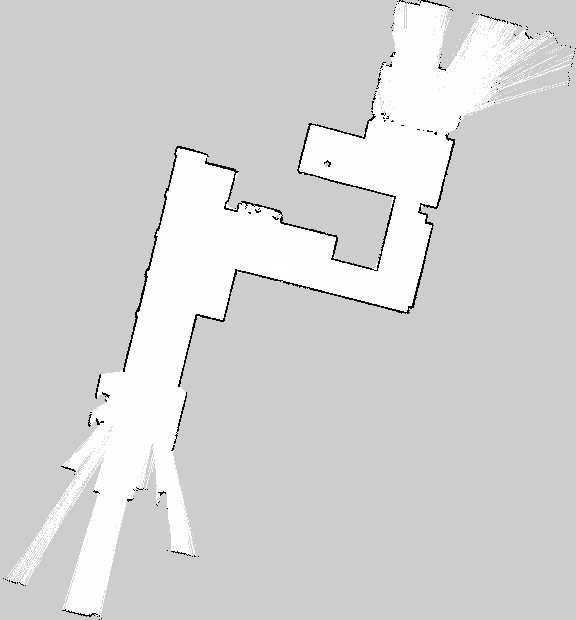
#> input picture map.png, 576 x 620 px, found by its file name
$ python global_planning.py
#> lines starting #> are read from the running program, lines starting #| are printed output that depends on the picture; after the words box and inside, x2 and y2 are one past the last pixel; in counts of white or black regions, pixels touching at a corner belong together
### src/path_planning/map_utils.py
import cv2
import numpy as np

def lidar_to_grid(png_path, threshold=127, invert=True, morph_kernel_size=5):
    """
    Load a LiDAR PNG map and convert it into a cleaned occupancy grid.

    Args:
        png_path (str): Path to the LiDAR PNG image.
        threshold (int): Threshold to distinguish obstacles from free space.
        invert (bool): Whether to invert binary map (black = obstacle).
        morph_kernel_size (int): Size of morphological kernel to close small gaps.

    Returns:
        np.ndarray: 2D occupancy grid (1=obstacle, 0=free).
    """
#> called with png_path = 'map.png', threshold = 127, invert = True, morph_kernel_size = 5
    # Load image as grayscale
    img = cv2.imread(png_path, cv2.IMREAD_GRAYSCALE)
#> img is the input picture: shape (620, 576); min 0, max 255, mean 211.9
    if img is None:
        raise FileNotFoundError(f"Image not found at {png_path}")

    # Threshold the image to binary
    _, binary = cv2.threshold(img, threshold, 1, cv2.THRESH_BINARY)
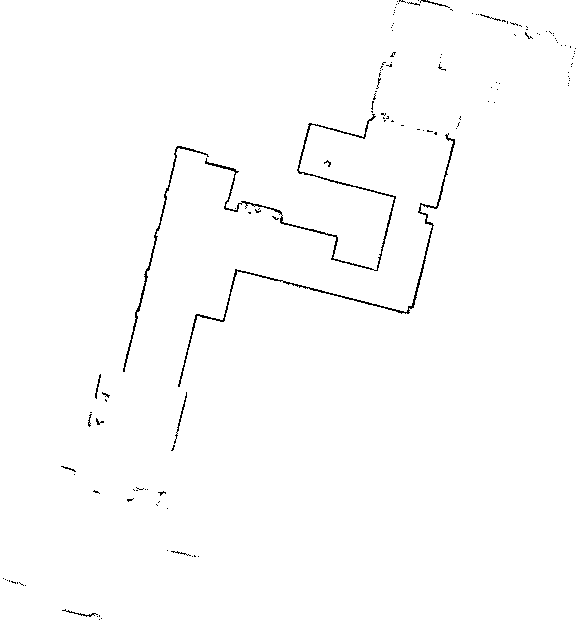
#> binary: shape (620, 576); values 0 (black) and 1 (white), 99% white; black in thin lines or dots

    # Invert if needed (black = obstacle)
    if invert:
        occupancy_grid = 1 - binary
#> occupancy_grid: shape (620, 576); values 0 (black) and 1 (white), 0.97% white in thin lines or dots
    else:
        occupancy_grid = binary

    # Apply morphological closing to fill gaps
    kernel = cv2.getStructuringElement(cv2.MORPH_RECT, (morph_kernel_size, morph_kernel_size))
    closed = cv2.morphologyEx(occupancy_grid.astype(np.uint8), cv2.MORPH_CLOSE, kernel)
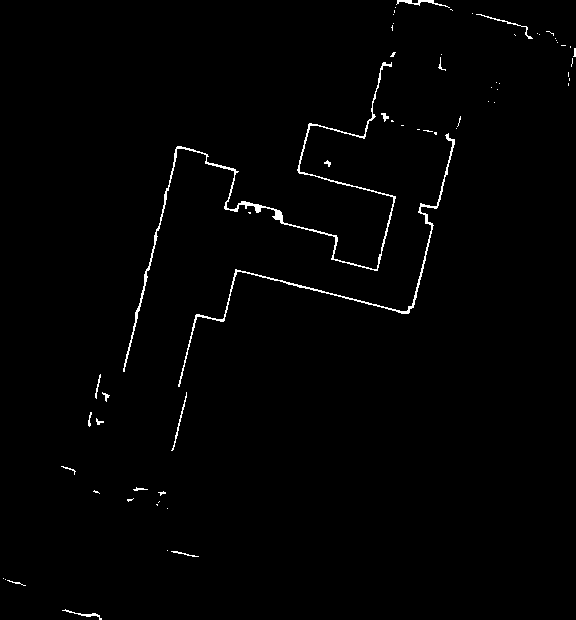
#> closed: shape (620, 576); values 0 (black) and 1 (white), 1.1% white in thin lines or dots

    return closed

def compute_soft_costmap(occupancy_grid, robot_radius_pixels, max_extra_cost=100):
    robot_radius_meters = 0.3
    map_resolution = 0.05  # meters per pixel
    robot_radius_pixels = 50 # → 6
    free_mask = (occupancy_grid == 0).astype(np.uint8)
    dist = cv2.distanceTransform(free_mask, cv2.DIST_L2, maskSize=5)

    costmap = np.zeros_like(dist, dtype=np.float32)

    # Soft cost: exponential decay
    costmap = max_extra_cost * np.exp(-dist / (robot_radius_pixels / 10))
    #print("Calculating costmap")
    return costmap

### src/path_planning/global_planning.py
import cv2
import numpy as np
import matplotlib.pyplot as plt
import heapq
from shapely.geometry import LineString
from scipy.interpolate import CubicSpline
from path_planning.map_utils import lidar_to_grid, compute_soft_costmap

class GlobalPlanner:
    def __init__(self):
        """
        Initialize the global planner.
        This class implements Dijkstra's algorithm for path planning on a 2D occupancy grid.
        """
        self.smooth_pts = 200  # Number of points for smoothing
        self.simplify_tol = 1.0  # Tolerance for path simplification

    def dijkstra(self, grid, start, goal):
        """
        Run Dijkstra's algorithm on a 2D occupancy grid.

        Args:
            grid: 2D numpy array where 1 = obstacle, 0 = free
            start: (x, y) tuple in grid coordinates
            goal: (x, y) tuple in grid coordinates

        Returns:
            path: list of (x, y) grid points from start to goal, or None if no path
        """
#> called with start = (200, 300), goal = (420, 200)
        height, width = grid.shape
#> height = 620; width = 576
        visited = np.zeros_like(grid, dtype=bool)
        dist = np.full_like(grid, np.inf, dtype=float)
        parent = np.full((height, width, 2), -1, dtype=int)
        costmap = compute_soft_costmap(grid, robot_radius_pixels=4)
#> in compute_soft_costmap, `free_mask = (occupancy_grid == 0).astype(np.uint8)`: free_mask: shape (620, 576); values 0 (black) and 1 (white), 98.9% white; black in thin lines or dots
#> in compute_soft_costmap, `dist = cv2.distanceTransform(free_mask, cv2.DIST_L2, maskSize=5)`:
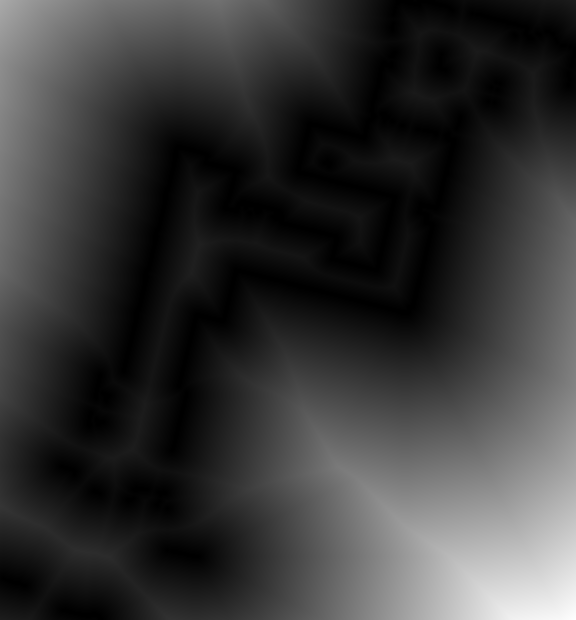
#> dist: shape (620, 576) float32; min 0, max 344.6, mean 75.2; drawn with min black and max white
#> in compute_soft_costmap, `costmap = max_extra_cost * np.exp(-dist / (robot_radius_pixels / 10))`:
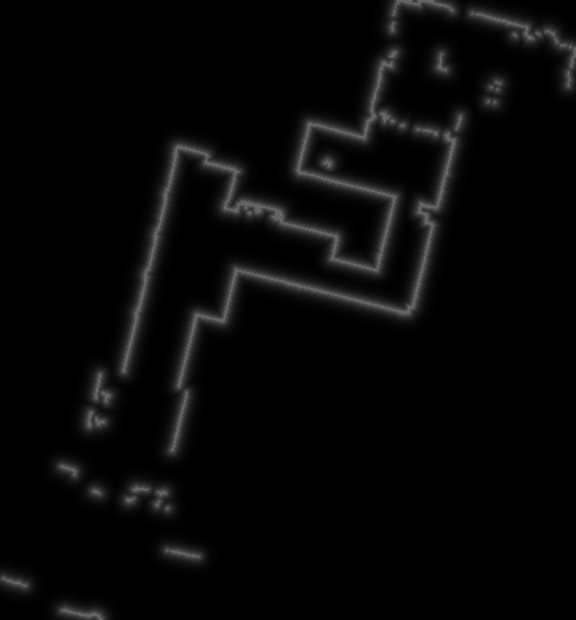
#> costmap: shape (620, 576) float32; min 1.18e-28, max 100, mean 7.1

        dist[start[1], start[0]] = 0
        heap = [(0, start)]

        # 8-connected grid
        moves = [(-1, 0), (1, 0), (0, -1), (0, 1),
                (-1, -1), (-1, 1), (1, -1), (1, 1)]

        while heap:
            current_dist, (x, y) = heapq.heappop(heap)

            if visited[y, x]:
                continue
            visited[y, x] = True

            if (x, y) == goal:
                raw_path = self.reconstruct_path(parent, start, goal)
                simplified = self.simplify_path(raw_path, tolerance = self.simplify_tol)
                smoothed = self.smooth_path(simplified, num_points = self.smooth_pts)
                return smoothed

            for dx, dy in moves:
                nx, ny = x + dx, y + dy
                if not (0 <= nx < width and 0 <= ny < height):
                    continue
                if visited[ny, nx] or grid[ny, nx] == 1:
                    continue

                step_cost = 1.4 if dx and dy else 1.0
                penalty = costmap[ny, nx]
                alt = current_dist + step_cost + penalty

                if alt < dist[ny, nx]:
                    dist[ny, nx] = alt
                    parent[ny, nx] = [x, y]
                    heapq.heappush(heap, (alt, (nx, ny)))
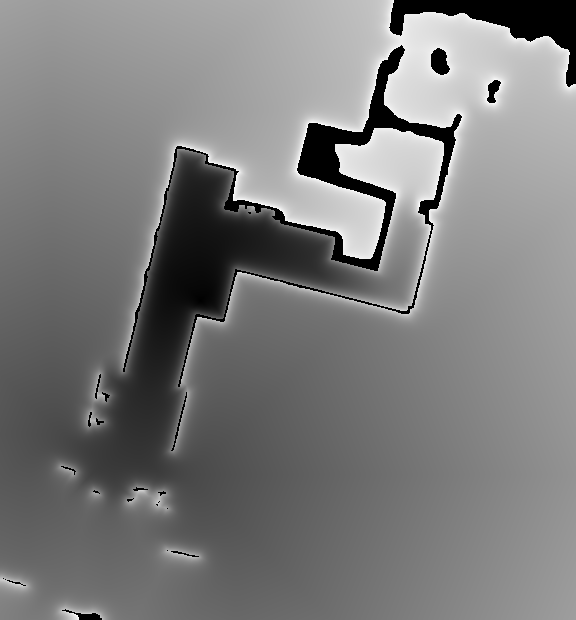
#> dist: shape (620, 576) float64; 4.39% of the values are NaN or infinite; the others: min 0, max 1321.4, mean 671.4; drawn with min black, max white, NaN and infinite black
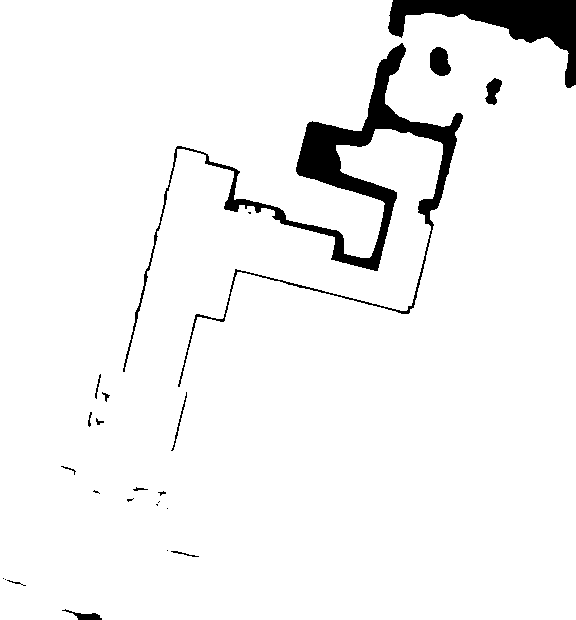
#> visited: shape (620, 576) bool; 95.1% white; 24 black regions (10 under 20 px), largest, box (x1, y1, x2, y2) and area: (123, 43, 463, 387) 10676, (388, 0, 576, 88) 5615, (430, 47, 451, 76) 469

        return None  # No path found

    def reconstruct_path(self, parent, start, goal):
        path = []
        x, y = goal
        while (x, y) != start:
            path.append((x, y))
            x, y = parent[y, x]
            if x == -1:  # Invalid parent
                return None
        path.append(start)
        path.reverse()
        return path

    def simplify_path(self, path, tolerance):
        """Use RDP algorithm to simplify the path."""
        if len(path) < 3:
            return path
        line = LineString(path)
        simplified = line.simplify(tolerance)
        return list(simplified.coords)

    def smooth_path(self, path, num_points):
        """Fit cubic spline to path."""
        if len(path) < 2:
            return path

        path = np.array(path)
        distances = np.cumsum(np.linalg.norm(np.diff(path, axis=0), axis=1))
        distances = np.insert(distances, 0, 0)
        t = np.linspace(0, distances[-1], num_points)

        cs_x = CubicSpline(distances, path[:, 0])
        cs_y = CubicSpline(distances, path[:, 1])

        x_smooth = cs_x(t)
        y_smooth = cs_y(t)

        return list(zip(x_smooth, y_smooth))


## FOR TESTING PURPOSES
if __name__ == "__main__":
    grid = lidar_to_grid("map.png")

    start = (200, 300)
    goal = (420, 200)

    planner = GlobalPlanner()
    path = planner.dijkstra(grid, start, goal)
#> path = 200 pairs, first value 196.4 to 420, second value 194.9 to 300

    if path:
        # Print waypoints (grid coords)
        print("Waypoints (grid coords):")
        for i, (x, y) in enumerate(path):
            print(f"{i}: ({x:.2f}, {y:.2f})")
#> this loop made 200 passes
#> (x, y) on passes 1 to 3: (200, 300), (199.3, 298.4), (198.6, 296.7)
#| 0: (200.00, 300.00)
#| 1: (199.26, 298.37)
#| 2: (198.61, 296.71)
#| 3: (198.04, 295.01)
#| 4: (197.56, 293.29)
#| 5: (197.16, 291.54)
#| 6: (196.84, 289.78)
#| 7: (196.60, 287.99)
#> (further printed lines are left out)

        # Plot occupancy grid and path
        plt.imshow(grid, cmap='gray')
        xs, ys = zip(*path)
#> xs = 200 values, max 420 at index 199, min 196.4 at index 10, mean 316; ys = 200 values, max 300 at index 0, min 194.9 at index 195, mean 256.1
        plt.plot(xs, ys, 'green', label='Smoothed Path')
        plt.scatter(xs, ys, c='red', s=10, label='Waypoints')

        # Label waypoints
        #for i, (x, y) in enumerate(path):
        #    plt.text(x, y, str(i), color='yellow', fontsize=6)

        plt.scatter(*start, c='green', label='Start')
        plt.scatter(*goal, c='white', label='Goal')
        plt.legend()
        plt.title("Dijkstra with Path Smoothing and Waypoints")
        plt.show()
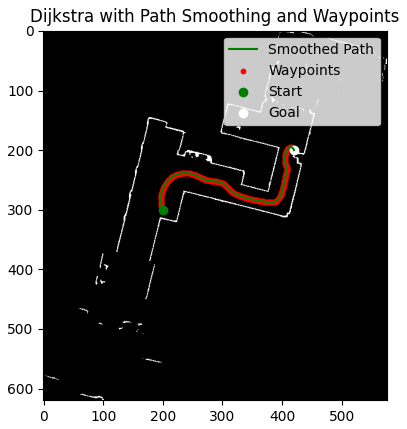
#> figure drawn by matplotlib, 1 panel
    else:
        print("No path found")
